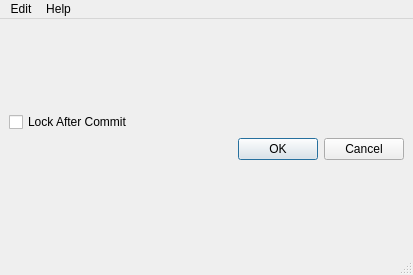
<?xml version="1.0" encoding="UTF-8"?>
<ui version="4.0">
 <class>OptionWindow</class>
 <widget class="QMainWindow" name="OptionWindow">
  <property name="geometry">
   <rect>
    <x>0</x>
    <y>0</y>
    <width>413</width>
    <height>275</height>
   </rect>
  </property>
  <property name="windowTitle">
   <string>OptionWindow</string>
  </property>
  <widget class="QWidget" name="centralwidget">
   <layout class="QGridLayout" name="gridLayout">
    <item row="0" column="0">
     <layout class="QVBoxLayout" name="verticalLayout_2">
      <item>
       <layout class="QVBoxLayout" name="verticalLayout">
        <item>
         <widget class="QCheckBox" name="checkBox">
          <property name="text">
           <string>Lock After Commit</string>
          </property>
         </widget>
        </item>
        <item>
         <widget class="QDialogButtonBox" name="buttonBox">
          <property name="locale">
           <locale language="English" country="UnitedStates"/>
          </property>
          <property name="orientation">
           <enum>Qt::Horizontal</enum>
          </property>
          <property name="standardButtons">
           <set>QDialogButtonBox::Cancel|QDialogButtonBox::Ok</set>
          </property>
         </widget>
        </item>
       </layout>
      </item>
     </layout>
    </item>
   </layout>
  </widget>
  <widget class="QStatusBar" name="statusbar"/>
  <widget class="QMenuBar" name="menuBar">
   <property name="geometry">
    <rect>
     <x>0</x>
     <y>0</y>
     <width>413</width>
     <height>18</height>
    </rect>
   </property>
   <widget class="QMenu" name="menuEdit">
    <property name="title">
     <string>Edit</string>
    </property>
    <addaction name="actionExit"/>
   </widget>
   <widget class="QMenu" name="menuHelp">
    <property name="title">
     <string>Help</string>
    </property>
   </widget>
   <addaction name="menuEdit"/>
   <addaction name="menuHelp"/>
  </widget>
  <action name="actionExit">
   <property name="text">
    <string>Exit</string>
   </property>
   <property name="shortcut">
    <string>Esc</string>
   </property>
  </action>
 </widget>
 <resources/>
 <connections>
  <connection>
   <sender>buttonBox</sender>
   <signal>accepted()</signal>
   <receiver>OptionWindow</receiver>
   <slot>close()</slot>
   <hints>
    <hint type="sourcelabel">
     <x>206</x>
     <y>234</y>
    </hint>
    <hint type="destinationlabel">
     <x>206</x>
     <y>137</y>
    </hint>
   </hints>
  </connection>
  <connection>
   <sender>buttonBox</sender>
   <signal>rejected()</signal>
   <receiver>OptionWindow</receiver>
   <slot>close()</slot>
   <hints>
    <hint type="sourcelabel">
     <x>206</x>
     <y>234</y>
    </hint>
    <hint type="destinationlabel">
     <x>206</x>
     <y>137</y>
    </hint>
   </hints>
  </connection>
 </connections>
</ui>
